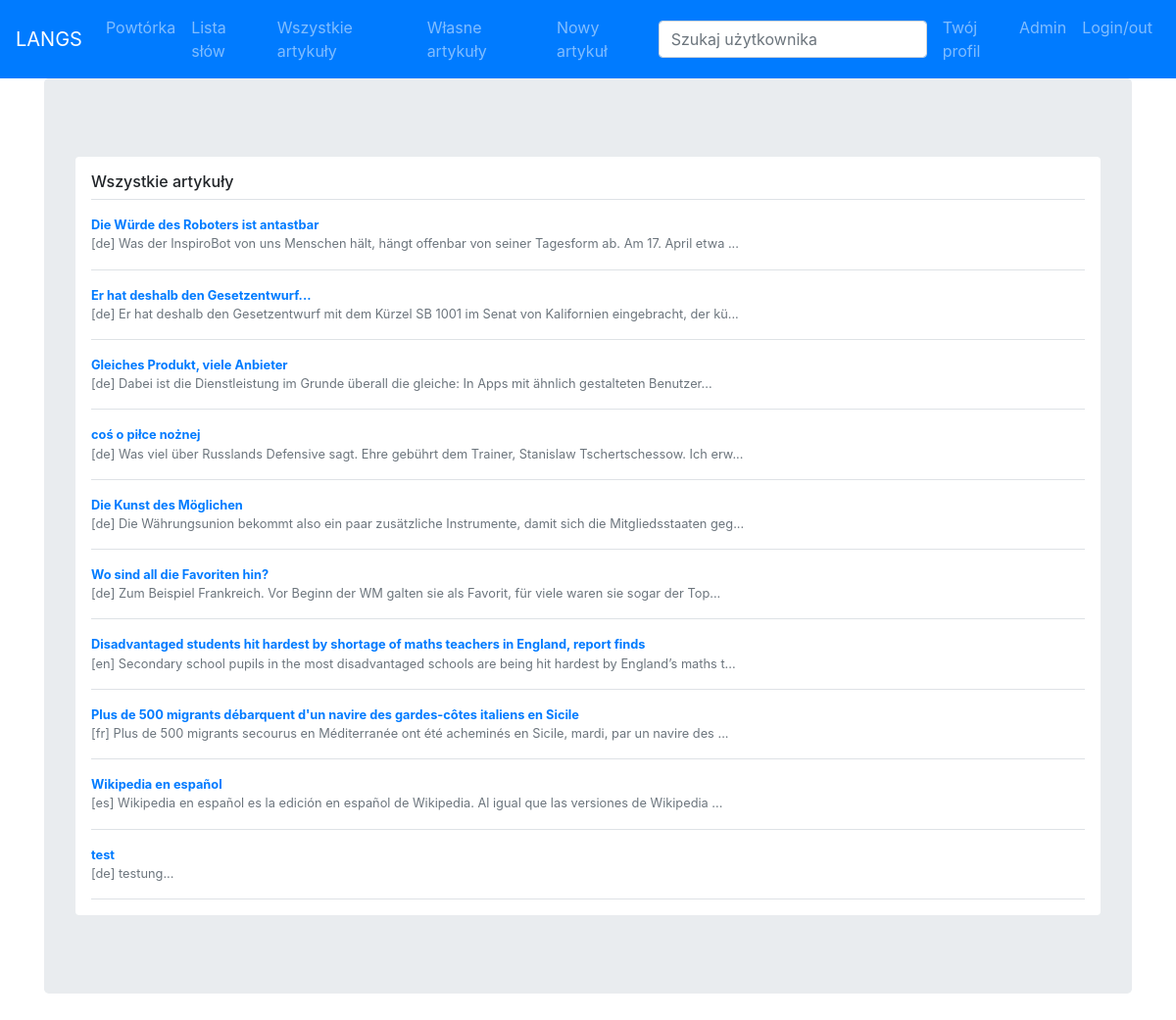
The app's page /article_list?type=all (signed in), older data.
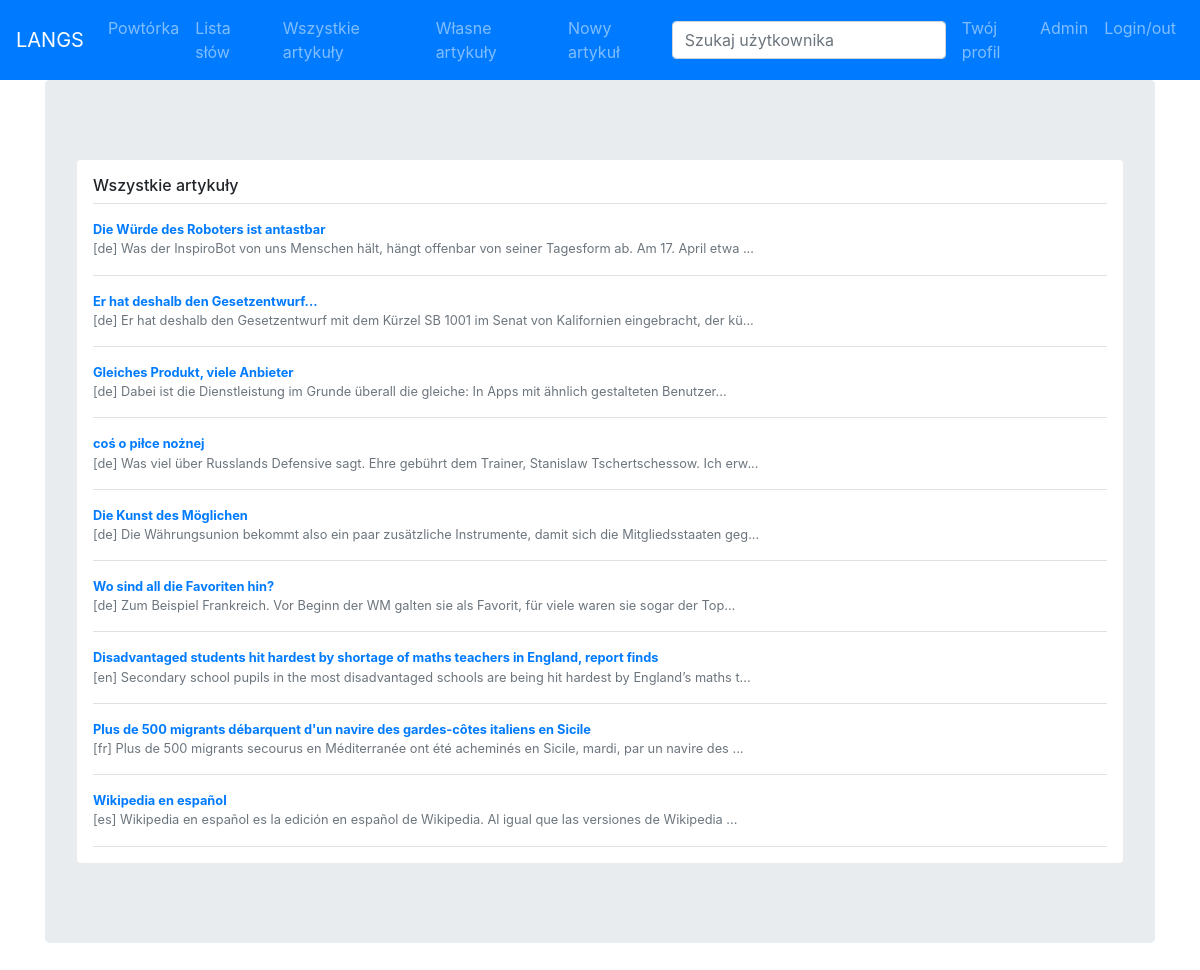
The same page, newer data.
### learn/models.py (models this page shows)
class Article(models.Model):
    uploader = models.ForeignKey(User, on_delete=models.CASCADE)
    language = models.CharField(max_length=8)
    title = models.TextField()
    contents = models.TextField()

### learn/views.py (the view)
# urls.py: path('article_list', views.article_list),
@login_required(redirect_field_name=None)
def article_list(request):
    type = request.GET['type']
    template = loader.get_template('article_list.html')
    if type == 'all':
        articles = [ (a.id, a.language, a.title, a.contents[0:100]+"...") for a in Article.objects.all()]
    elif type == 'id':
        id = request.GET['id']
        user = User.objects.get(id=id)
        articles = [ (a.id, a.language, a.title, a.contents[0:100]+"...") for a in Article.objects.filter(uploader=user)]
    context = {
        'title' : 'Twoje artykuły' if type == 'mine' else 'Wszystkie artykuły',
        'articles' : articles,
    }
    return HttpResponse(template.render(context, request))

### learn/templates/article_list.html
{% extends "main_frame.html" %}
{% block contents %}
<div class="my-3 p-3 bg-white rounded box-shadow">
  <h6 class="border-bottom border-gray pb-2 mb-0">{{ title }}</h6>
  {% for i, lang, title, beginning in articles %}
  <div class="media text-muted pt-3">
    <p class="media-body pb-3 mb-0 small lh-125 border-bottom border-gray">
    <a href="/article/{{ i }}">
      <strong class="d-block text-gray-dark">{{ title }}</strong>
    </a>
    [{{lang}}]
    {{ beginning }}
    </p>
  </div>
  {% endfor %}
</div>
{% endblock %}

Row changes from the older to the newer data that the page shows:
removed Article: articles "test", articles "de"
Text that changed along with them:
list line gone: "[ ] testung..."
